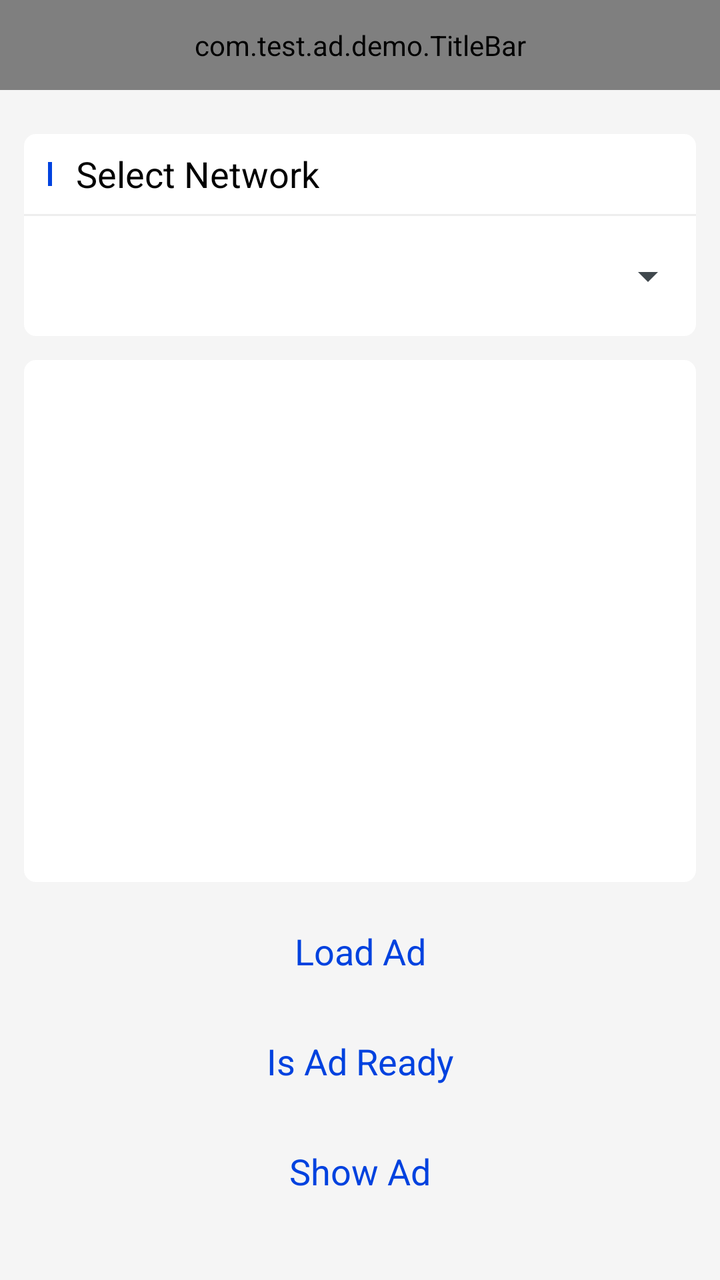
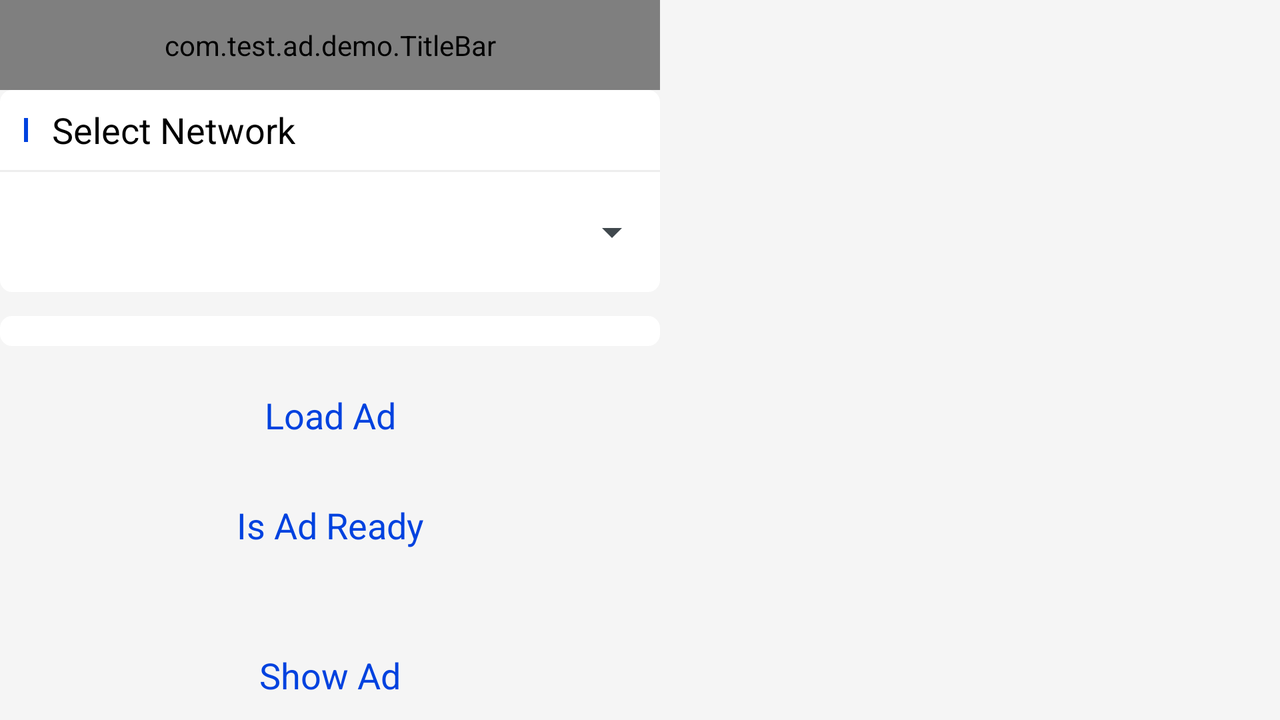

First picture: res/layout/ on a phone held upright. Second picture: the repository's own variant of that layout, on a device whose configuration matches the variant's folder. Source for both follows.
<!-- AndroidManifest.xml: application theme android:Theme.DeviceDefault.Light.NoActionBar -->
<!-- res/layout/activity_native.xml -->
<?xml version="1.0" encoding="utf-8"?>
<RelativeLayout xmlns:android="http://schemas.android.com/apk/res/android"
    xmlns:tools="http://schemas.android.com/tools"
    android:layout_width="match_parent"
    android:layout_height="match_parent"
    android:background="@color/sdm_F5F5F5">

    <com.test.ad.demo.TitleBar
        android:id="@+id/title_bar"
        android:layout_width="match_parent"
        android:layout_height="@dimen/sdm_45dp" />

    <RelativeLayout
        android:layout_width="match_parent"
        android:layout_height="match_parent"
        android:layout_below="@id/title_bar"
        android:padding="@dimen/sdm_padding">

        
        
        
        
        

        
        
        
        
        
        
        

        
        
        
        
        
        
        

        
        
        
        
        
        
        
        
        
        
        
        

        

        
        
        
        
        
        
        

        
        
        
        
        
        
        

        
        
        
        
        
        
        
        
        
        
        
        

        

        
        
        
        
        
        

        
        
        
        
        
        
        

        
        
        
        
        
        
        
        
        
        
        
        

        


        


        <include
            layout="@layout/include_select_network"
            android:layout_width="match_parent"
            android:layout_height="wrap_content"
            android:layout_below="@id/ll_type"
            android:layout_marginTop="@dimen/sdm_10dp" />

        <include layout="@layout/include_log_area" />

        <include layout="@layout/include_btn" />

    </RelativeLayout>

    <RelativeLayout
        android:id="@+id/rl_panel"
        android:layout_width="match_parent"
        android:layout_height="match_parent"
        android:background="@color/sdm_F5F5F5"
        android:visibility="invisible">


        <FrameLayout
            android:id="@+id/native_ad_view"
            android:layout_width="match_parent"
            android:layout_height="wrap_content"
            android:layout_centerInParent="true">

            <include
                android:id="@+id/native_selfrender_view"
                layout="@layout/layout_native_self" />
        </FrameLayout>

        <android.support.v7.widget.RecyclerView
            android:id="@+id/rv_button"
            android:layout_width="match_parent"
            android:layout_height="wrap_content"
            android:layout_below="@+id/native_ad_view"
            android:layout_marginStart="@dimen/sdm_12dp"
            android:layout_marginTop="@dimen/sdm_18dp"
            android:layout_marginEnd="@dimen/sdm_12dp"/>







    </RelativeLayout>


</RelativeLayout>
<!-- res/layout/include_select_network.xml (included above) -->
<?xml version="1.0" encoding="utf-8"?>
<RelativeLayout xmlns:android="http://schemas.android.com/apk/res/android"
    android:id="@+id/rl_include_select_network"
    android:layout_width="match_parent"
    android:layout_height="wrap_content"
    android:layout_below="@id/rl_type"
    android:layout_marginTop="@dimen/sdm_10dp"
    android:background="@drawable/bg_white">

    <RelativeLayout
        android:id="@+id/rl_select_network"
        android:layout_width="match_parent"
        android:layout_height="40dp">

        <View
            android:id="@id/line1"
            android:layout_width="@dimen/sdm_line_width"
            android:layout_height="@dimen/sdm_line_height"
            android:layout_centerVertical="true"
            android:layout_marginLeft="@dimen/sdm_padding"
            android:background="@color/sdm_0042DF" />

        <TextView
            android:layout_width="wrap_content"
            android:layout_height="wrap_content"
            android:layout_centerVertical="true"
            android:layout_marginLeft="@dimen/sdm_padding"
            android:layout_toRightOf="@id/line1"
            android:text="@string/sdm_select_network"
            android:textColor="@android:color/black"
            android:textSize="@dimen/sdm_title_size" />

    </RelativeLayout>

    <View
        android:id="@+id/line2"
        android:layout_width="match_parent"
        android:layout_height="1dp"
        android:layout_below="@id/rl_select_network"
        android:background="@color/sdm_EDEDED" />

    <LinearLayout
        android:id="@+id/ll_right"
        android:layout_width="wrap_content"
        android:layout_height="@dimen/sdm_60dp"
        android:layout_below="@id/line2"
        android:layout_alignParentRight="true"
        android:orientation="horizontal">

        <Spinner
            android:id="@+id/spinner_2"
            android:layout_width="180dp"
            android:layout_height="@dimen/sdm_60dp"
            android:spinnerMode="dropdown"
            android:visibility="gone" />

        <CheckBox
            android:id="@+id/ck_auto_load"
            android:layout_width="wrap_content"
            android:layout_height="wrap_content"
            android:visibility="gone"
            android:text="Auto Load"
            android:textSize="@dimen/sdm_title_size"
            android:textColor="@android:color/black"
            android:theme="@style/style_checkBox"
            android:layout_margin="@dimen/sdm_12dp"
            android:layout_gravity="center"/>
    </LinearLayout>

    <Spinner
        android:id="@+id/spinner_1"
        android:layout_width="match_parent"
        android:layout_height="@dimen/sdm_60dp"
        android:layout_below="@id/line2"
        android:layout_toLeftOf="@id/ll_right"
        android:spinnerMode="dropdown" />


</RelativeLayout>
<!-- res/layout/include_log_area.xml (included above) -->
<?xml version="1.0" encoding="utf-8"?>
<merge xmlns:android="http://schemas.android.com/apk/res/android">

    <TextView
        android:id="@+id/tv_show_log"
        android:layout_width="match_parent"
        android:layout_height="match_parent"
        android:layout_below="@id/rl_include_select_network"
        android:layout_above="@+id/load_ad_btn"
        android:layout_marginBottom="@dimen/sdm_12dp"
        android:scrollbars="vertical"
        android:fadeScrollbars="false"
        android:padding="@dimen/sdm_10dp"
        android:layout_marginTop="@dimen/sdm_12dp"
        android:lineSpacingExtra="@dimen/sdm_padding_5dp"
        android:textSize="@dimen/sdm_desc_size"
        android:background="@drawable/bg_white"
        android:textColor="@color/sdm_1E2231"/>
</merge>
<!-- res/layout/include_btn.xml (included above) -->
<?xml version="1.0" encoding="utf-8"?>
<merge xmlns:android="http://schemas.android.com/apk/res/android">

    <TextView
        android:id="@+id/show_ad_btn"
        style="@style/style_btn"
        android:layout_width="match_parent"
        android:layout_height="@dimen/sdm_45dp"
        android:layout_alignParentBottom="true"
        android:layout_marginBottom="@dimen/sdm_20dp"
        android:text="@string/sdm_show_ad" />

    <TextView
        android:id="@+id/is_ad_ready_btn"
        style="@style/style_btn"
        android:layout_width="match_parent"
        android:layout_height="@dimen/sdm_45dp"
        android:layout_above="@id/show_ad_btn"
        android:layout_marginBottom="@dimen/sdm_10dp"
        android:text="@string/sdm_is_ad_ready" />

    <TextView
        android:id="@+id/load_ad_btn"
        style="@style/style_btn"
        android:layout_width="match_parent"
        android:layout_height="@dimen/sdm_45dp"
        android:layout_above="@id/is_ad_ready_btn"
        android:layout_marginBottom="@dimen/sdm_10dp"
        android:text="@string/sdm_load_ad" />

</merge>
<!-- res/layout/layout_native_self.xml (included above) -->
<?xml version="1.0" encoding="utf-8"?>
<RelativeLayout xmlns:android="http://schemas.android.com/apk/res/android"
    xmlns:tools="http://schemas.android.com/tools"
    android:layout_width="match_parent"
    android:layout_height="wrap_content"
    android:background="#ffffff"
    android:orientation="vertical">


    <FrameLayout
        android:id="@+id/native_ad_content_image_area"
        android:layout_width="match_parent"
        android:layout_height="wrap_content"
        tools:layout_height="200dp" />

    <FrameLayout
        android:id="@+id/native_ad_image"
        android:layout_width="45dp"
        android:layout_height="45dp"
        android:layout_below="@id/native_ad_content_image_area"
        android:layout_marginTop="10dp"
        android:layout_marginRight="10dp"
        android:scaleType="fitCenter" />

    <FrameLayout
        android:id="@+id/native_ad_shake_view_container"
        android:layout_width="wrap_content"
        android:layout_height="wrap_content"
        android:layout_alignTop="@id/native_ad_content_image_area"
        android:layout_alignBottom="@id/native_ad_content_image_area"
        android:layout_centerHorizontal="true"
        android:visibility="gone" />

    <FrameLayout
        android:id="@+id/native_ad_slide_view_container"
        android:layout_width="wrap_content"
        android:layout_height="wrap_content"
        android:layout_alignTop="@id/native_ad_content_image_area"
        android:layout_alignBottom="@id/native_ad_content_image_area"
        android:layout_centerHorizontal="true"
        android:visibility="gone"
        tools:visibility="visible" />

    <FrameLayout
        android:id="@+id/native_ad_rotate_view_container"
        android:layout_width="wrap_content"
        android:layout_height="wrap_content"
        android:layout_alignTop="@id/native_ad_content_image_area"
        android:layout_alignBottom="@id/native_ad_content_image_area"
        android:layout_centerHorizontal="true"
        android:visibility="gone"
        tools:visibility="visible" />

    <TextView
        android:id="@+id/native_ad_install_btn"
        android:layout_width="wrap_content"
        android:layout_height="wrap_content"
        android:layout_alignTop="@id/native_ad_image"
        android:layout_alignBottom="@id/native_ad_image"
        android:layout_alignParentRight="true"
        android:layout_marginLeft="10dp"
        android:background="#2095F1"
        android:gravity="center"
        android:paddingLeft="20dp"
        android:paddingRight="20dp"
        android:textColor="#ffffff" />

    <TextView
        android:id="@+id/native_ad_title"
        android:layout_width="wrap_content"
        android:layout_height="wrap_content"
        android:layout_alignTop="@id/native_ad_image"
        android:layout_toLeftOf="@id/native_ad_install_btn"
        android:layout_toRightOf="@id/native_ad_image"
        android:ellipsize="end"
        android:maxLines="1"
        android:textColor="#000000"
        android:textSize="15dp"
        android:textStyle="bold" />

    <TextView
        android:id="@+id/native_ad_desc"
        android:layout_width="match_parent"
        android:layout_height="wrap_content"
        android:layout_alignBottom="@id/native_ad_image"
        android:layout_toLeftOf="@id/native_ad_install_btn"
        android:layout_toRightOf="@id/native_ad_image"
        android:ellipsize="end"
        android:maxLines="1"
        android:textColor="#777777"
        android:textSize="12dp" />


    <com.test.ad.demo.view.NetworkImageView
        android:id="@+id/native_ad_logo"
        android:layout_width="40dp"
        android:layout_height="20dp"
        android:layout_above="@+id/native_ad_image"
        android:layout_alignParentRight="true"
        android:layout_marginRight="2dp"
        android:layout_marginBottom="2dp"
        android:visibility="gone" />

    <FrameLayout
        android:id="@+id/native_ad_logo_container"
        android:layout_width="wrap_content"
        android:layout_height="wrap_content"
        android:layout_above="@+id/native_ad_image"
        android:layout_alignParentRight="true"
        android:layout_marginRight="2dp"
        android:layout_marginBottom="2dp"
        android:visibility="gone" />

    <ImageView
        android:id="@+id/native_self_adlogo"
        android:layout_width="10dp"
        android:layout_height="10dp"
        android:layout_marginLeft="2dp"
        android:src="@drawable/ad_logo" />

    <TextView
        android:id="@+id/native_ad_from"
        android:layout_width="wrap_content"
        android:layout_height="wrap_content"
        android:layout_alignTop="@id/native_self_adlogo"
        android:layout_marginLeft="2dp"
        android:layout_marginRight="2dp"
        android:layout_toRightOf="@id/native_self_adlogo"
        android:background="#888888"
        android:gravity="center"
        android:paddingLeft="2dp"
        android:paddingRight="2dp"
        android:textColor="#ffffff"
        android:textSize="6dp" />

    <ImageView
        android:id="@+id/native_ad_close"
        android:layout_width="30dp"
        android:layout_height="30dp"
        android:layout_alignParentRight="true"
        android:layout_marginTop="2dp"
        android:layout_marginRight="2dp"
        android:padding="5dp"
        android:src="@mipmap/ic_ad_close" />

    <LinearLayout
        android:id="@+id/six_info"
        android:layout_width="match_parent"
        android:layout_height="wrap_content"
        android:layout_below="@+id/native_ad_image"
        android:layout_marginTop="5dp"
        android:orientation="horizontal">

        <TextView
            android:id="@+id/function_test"
            android:layout_width="wrap_content"
            android:layout_height="wrap_content"
            android:padding="5dp"
            android:text="功能"
            android:textSize="12dp" />

        <TextView
            android:id="@+id/privacy_test"
            android:layout_width="wrap_content"
            android:layout_height="wrap_content"
            android:padding="5dp"
            android:text="隐私"
            android:textSize="12dp" />

        <TextView
            android:id="@+id/permission_test"
            android:layout_width="wrap_content"
            android:layout_height="wrap_content"
            android:padding="5dp"
            android:text="权限"
            android:textSize="12dp" />

        <TextView
            android:id="@+id/developer_test"
            android:layout_width="wrap_content"
            android:layout_height="wrap_content"
            android:padding="5dp"
            android:text="开发者"
            android:textSize="12dp" />

        <TextView
            android:id="@+id/version_test"
            android:layout_width="wrap_content"
            android:layout_height="wrap_content"
            android:padding="5dp"
            android:text="版本"
            android:textSize="12dp" />


    </LinearLayout>

</RelativeLayout>
<!-- resources referenced by this layout -->
<resources>
  <color name="sdm_0042DF">#0042DF</color>
  <color name="sdm_1E2231">#1E2231</color>
  <color name="sdm_EDEDED">#EDEDED</color>
  <color name="sdm_F5F5F5">#F5F5F5</color>
  <dimen name="sdm_10dp">10dp</dimen>
  <dimen name="sdm_12dp">12dp</dimen>
  <dimen name="sdm_18dp">18dp</dimen>
  <dimen name="sdm_20dp">20dp</dimen>
  <dimen name="sdm_45dp">45dp</dimen>
  <dimen name="sdm_60dp">60dp</dimen>
  <dimen name="sdm_desc_size">14sp</dimen>
  <dimen name="sdm_line_height">12dp</dimen>
  <dimen name="sdm_line_width">2dp</dimen>
  <dimen name="sdm_padding">12dp</dimen>
  <dimen name="sdm_padding_5dp">5dp</dimen>
  <dimen name="sdm_title_size">18sp</dimen>
  <!-- drawable bg_white (drawable) -->
  <?xml version="1.0" encoding="utf-8"?>
  <shape xmlns:android="http://schemas.android.com/apk/res/android">
      <solid android:color="@android:color/white"/>
      <corners android:radius="@dimen/sdm_6dp"/>
  </shape>
  <string name="sdm_is_ad_ready">Is Ad Ready</string>
  <string name="sdm_load_ad">Load Ad</string>
  <string name="sdm_select_network">Select Network</string>
  <string name="sdm_show_ad">Show Ad</string>
  <style name="style_btn">
          <item name="android:textSize">@dimen/sdm_title_size</item>
          <item name="android:gravity">center</item>
          <item name="android:textColor">@drawable/selector_btn</item>
          <item name="android:background">@drawable/selector_bg_1</item>
          <item name="android:clickable">true</item>
      </style>
  <style name="style_checkBox" parent="Theme.AppCompat.Light">
          <item name="colorControlNormal">@color/sdm_666666</item>
          <item name="colorControlActivated">@color/sdm_0042DF</item>
      </style>
  <dimen name="sdm_6dp">6dp</dimen>
  <!-- drawable selector_btn (drawable) -->
  <?xml version="1.0" encoding="utf-8"?>
  <selector xmlns:android="http://schemas.android.com/apk/res/android">
      <item android:state_pressed="false" android:color="@color/sdm_0042DF"/>
      <item android:state_pressed="true" android:color="@android:color/white"/>
  </selector>
  <color name="sdm_666666">#666666</color>
</resources>
<!-- res/layout-land/activity_native.xml (the repository's variant of the layout above) -->
<!-- drawn on the phone turned sideways -->
<?xml version="1.0" encoding="utf-8"?>
<RelativeLayout xmlns:android="http://schemas.android.com/apk/res/android"
    xmlns:tools="http://schemas.android.com/tools"
    android:layout_width="match_parent"
    android:layout_height="match_parent"
    android:background="@color/sdm_F5F5F5">

    <com.test.ad.demo.TitleBar
        android:id="@+id/title_bar"
        android:layout_width="330dp"
        android:layout_height="@dimen/sdm_45dp" />

    <RelativeLayout
        android:layout_width="match_parent"
        android:layout_height="wrap_content"
        android:layout_below="@id/title_bar"
        android:layout_alignRight="@id/title_bar">

        <include
            layout="@layout/include_select_network"
            android:layout_width="match_parent"
            android:layout_height="wrap_content"
            android:layout_alignRight="@id/title_bar" />

        <include layout="@layout/include_btn"
            android:layout_width="match_parent"
            android:layout_height="wrap_content"
            android:layout_alignParentBottom="true"/>

        <include layout="@layout/include_log_area" />


    </RelativeLayout>



    <RelativeLayout
        android:id="@+id/rl_panel"
        android:layout_width="match_parent"
        android:layout_height="match_parent"
        android:layout_toRightOf="@id/title_bar"
        android:paddingHorizontal="5dp"
        android:background="@color/sdm_F5F5F5"
        android:visibility="visible">


        <android.support.v7.widget.RecyclerView
            android:id="@+id/rv_button"
            android:layout_width="130dp"
            android:layout_height="wrap_content"
            android:layout_alignParentRight="true"
            android:layout_centerVertical="true"
            android:layout_margin="3dp"
            android:layout_marginStart="3dp"
            android:layout_marginTop="3dp"
            android:layout_marginEnd="3dp"
            android:layout_marginRight="3dp"
            android:layout_marginBottom="4dp" />

        <FrameLayout
            android:id="@+id/native_ad_view"
            android:layout_width="match_parent"
            android:layout_height="wrap_content"
            android:layout_toLeftOf="@id/rv_button"
            android:layout_centerInParent="true"
            android:visibility="invisible">

            <include
                android:id="@+id/native_selfrender_view"
                layout="@layout/layout_native_self" />
        </FrameLayout>
    </RelativeLayout>


</RelativeLayout>
<!-- resources referenced by the variant -->
<!-- as the phone turned sideways resolves them -->
<resources>
  <color name="sdm_0042DF">#0042DF</color>
  <color name="sdm_1E2231">#1E2231</color>
  <color name="sdm_EDEDED">#EDEDED</color>
  <color name="sdm_F5F5F5">#F5F5F5</color>
  <dimen name="sdm_10dp">10dp</dimen>
  <dimen name="sdm_12dp">12dp</dimen>
  <dimen name="sdm_20dp">20dp</dimen>
  <dimen name="sdm_45dp">45dp</dimen>
  <dimen name="sdm_60dp">60dp</dimen>
  <dimen name="sdm_desc_size">14sp</dimen>
  <dimen name="sdm_line_height">12dp</dimen>
  <dimen name="sdm_line_width">2dp</dimen>
  <dimen name="sdm_padding">12dp</dimen>
  <dimen name="sdm_padding_5dp">5dp</dimen>
  <dimen name="sdm_title_size">18sp</dimen>
  <!-- drawable bg_white (drawable) -->
  <?xml version="1.0" encoding="utf-8"?>
  <shape xmlns:android="http://schemas.android.com/apk/res/android">
      <solid android:color="@android:color/white"/>
      <corners android:radius="@dimen/sdm_6dp"/>
  </shape>
  <string name="sdm_is_ad_ready">Is Ad Ready</string>
  <string name="sdm_load_ad">Load Ad</string>
  <string name="sdm_select_network">Select Network</string>
  <string name="sdm_show_ad">Show Ad</string>
  <style name="style_btn">
          <item name="android:textSize">@dimen/sdm_title_size</item>
          <item name="android:gravity">center</item>
          <item name="android:textColor">@drawable/selector_btn</item>
          <item name="android:background">@drawable/selector_bg_1</item>
          <item name="android:clickable">true</item>
      </style>
  <style name="style_checkBox" parent="Theme.AppCompat.Light">
          <item name="colorControlNormal">@color/sdm_666666</item>
          <item name="colorControlActivated">@color/sdm_0042DF</item>
      </style>
  <dimen name="sdm_6dp">6dp</dimen>
  <!-- drawable selector_btn (drawable) -->
  <?xml version="1.0" encoding="utf-8"?>
  <selector xmlns:android="http://schemas.android.com/apk/res/android">
      <item android:state_pressed="false" android:color="@color/sdm_0042DF"/>
      <item android:state_pressed="true" android:color="@android:color/white"/>
  </selector>
  <color name="sdm_666666">#666666</color>
</resources>
